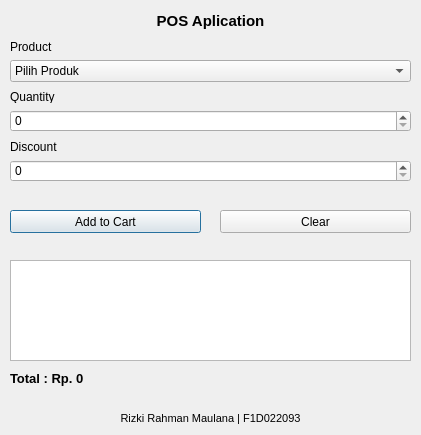
<?xml version="1.0" encoding="UTF-8"?>
<ui version="4.0">
 <class>Dialog</class>
 <widget class="QDialog" name="Dialog">
  <property name="geometry">
   <rect>
    <x>0</x>
    <y>0</y>
    <width>421</width>
    <height>435</height>
   </rect>
  </property>
  <property name="windowTitle">
   <string>Dialog</string>
  </property>
  <widget class="QLabel" name="label">
   <property name="geometry">
    <rect>
     <x>150</x>
     <y>10</y>
     <width>121</width>
     <height>21</height>
    </rect>
   </property>
   <property name="font">
    <font>
     <pointsize>11</pointsize>
     <weight>75</weight>
     <bold>true</bold>
    </font>
   </property>
   <property name="text">
    <string>POS Aplication</string>
   </property>
   <property name="textFormat">
    <enum>Qt::AutoText</enum>
   </property>
   <property name="alignment">
    <set>Qt::AlignCenter</set>
   </property>
  </widget>
  <widget class="QLabel" name="label_2">
   <property name="geometry">
    <rect>
     <x>10</x>
     <y>40</y>
     <width>47</width>
     <height>13</height>
    </rect>
   </property>
   <property name="text">
    <string>Product</string>
   </property>
  </widget>
  <widget class="QComboBox" name="comboBox">
   <property name="geometry">
    <rect>
     <x>10</x>
     <y>60</y>
     <width>401</width>
     <height>22</height>
    </rect>
   </property>
   <item>
    <property name="text">
     <string>Pilih Produk</string>
    </property>
   </item>
   <item>
    <property name="text">
     <string>Bimoli 1L (Rp. 20.000)</string>
    </property>
   </item>
   <item>
    <property name="text">
     <string>Indomie 1 pcs (Rp. 3.000)</string>
    </property>
   </item>
   <item>
    <property name="text">
     <string>Beras 1 kg (Rp. 15.000)</string>
    </property>
   </item>
  </widget>
  <widget class="QSpinBox" name="spinBox">
   <property name="geometry">
    <rect>
     <x>10</x>
     <y>110</y>
     <width>401</width>
     <height>22</height>
    </rect>
   </property>
  </widget>
  <widget class="QLabel" name="label_3">
   <property name="geometry">
    <rect>
     <x>10</x>
     <y>90</y>
     <width>47</width>
     <height>13</height>
    </rect>
   </property>
   <property name="text">
    <string>Quantity</string>
   </property>
  </widget>
  <widget class="QLabel" name="label_4">
   <property name="geometry">
    <rect>
     <x>10</x>
     <y>140</y>
     <width>47</width>
     <height>13</height>
    </rect>
   </property>
   <property name="text">
    <string>Discount</string>
   </property>
  </widget>
  <widget class="QSpinBox" name="spinBox_2">
   <property name="geometry">
    <rect>
     <x>10</x>
     <y>160</y>
     <width>401</width>
     <height>22</height>
    </rect>
   </property>
  </widget>
  <widget class="QPushButton" name="pushButton">
   <property name="geometry">
    <rect>
     <x>10</x>
     <y>210</y>
     <width>191</width>
     <height>23</height>
    </rect>
   </property>
   <property name="text">
    <string>Add to Cart</string>
   </property>
  </widget>
  <widget class="QPushButton" name="pushButton_2">
   <property name="geometry">
    <rect>
     <x>220</x>
     <y>210</y>
     <width>191</width>
     <height>23</height>
    </rect>
   </property>
   <property name="text">
    <string>Clear</string>
   </property>
  </widget>
  <widget class="QTextBrowser" name="textBrowser">
   <property name="geometry">
    <rect>
     <x>10</x>
     <y>260</y>
     <width>401</width>
     <height>101</height>
    </rect>
   </property>
  </widget>
  <widget class="QLabel" name="label_5">
   <property name="geometry">
    <rect>
     <x>10</x>
     <y>370</y>
     <width>121</width>
     <height>16</height>
    </rect>
   </property>
   <property name="font">
    <font>
     <pointsize>10</pointsize>
     <weight>75</weight>
     <bold>true</bold>
    </font>
   </property>
   <property name="text">
    <string>Total : Rp. 0</string>
   </property>
  </widget>
  <widget class="QLabel" name="label_6">
   <property name="geometry">
    <rect>
     <x>90</x>
     <y>410</y>
     <width>241</width>
     <height>16</height>
    </rect>
   </property>
   <property name="font">
    <font>
     <pointsize>8</pointsize>
     <weight>50</weight>
     <bold>false</bold>
    </font>
   </property>
   <property name="text">
    <string>Rizki Rahman Maulana | F1D022093</string>
   </property>
   <property name="alignment">
    <set>Qt::AlignCenter</set>
   </property>
  </widget>
 </widget>
 <resources/>
 <connections/>
</ui>
